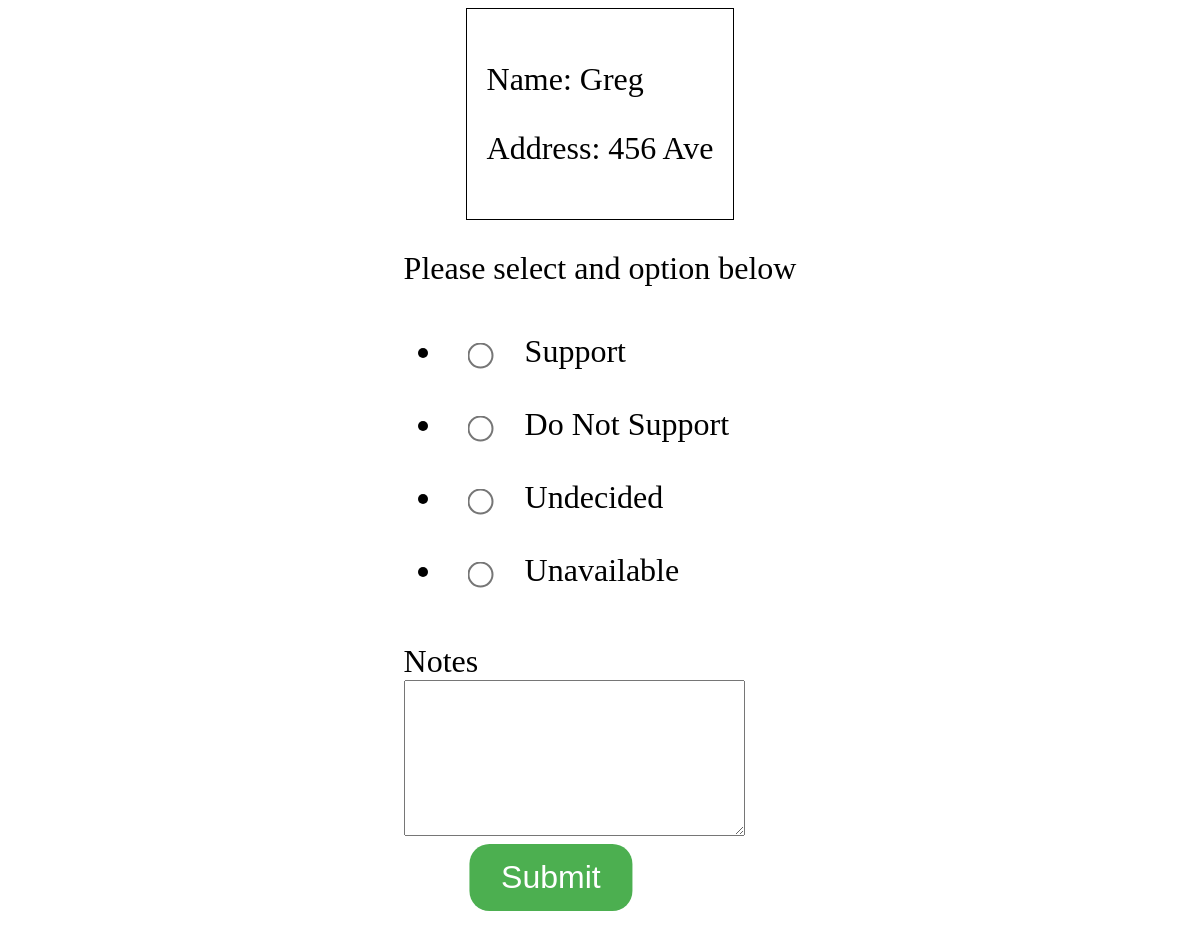
The page /survey/?id=5d295c27-4787-46c5-b48d-5bec9ea3c1f1 on the database as committed earlier.
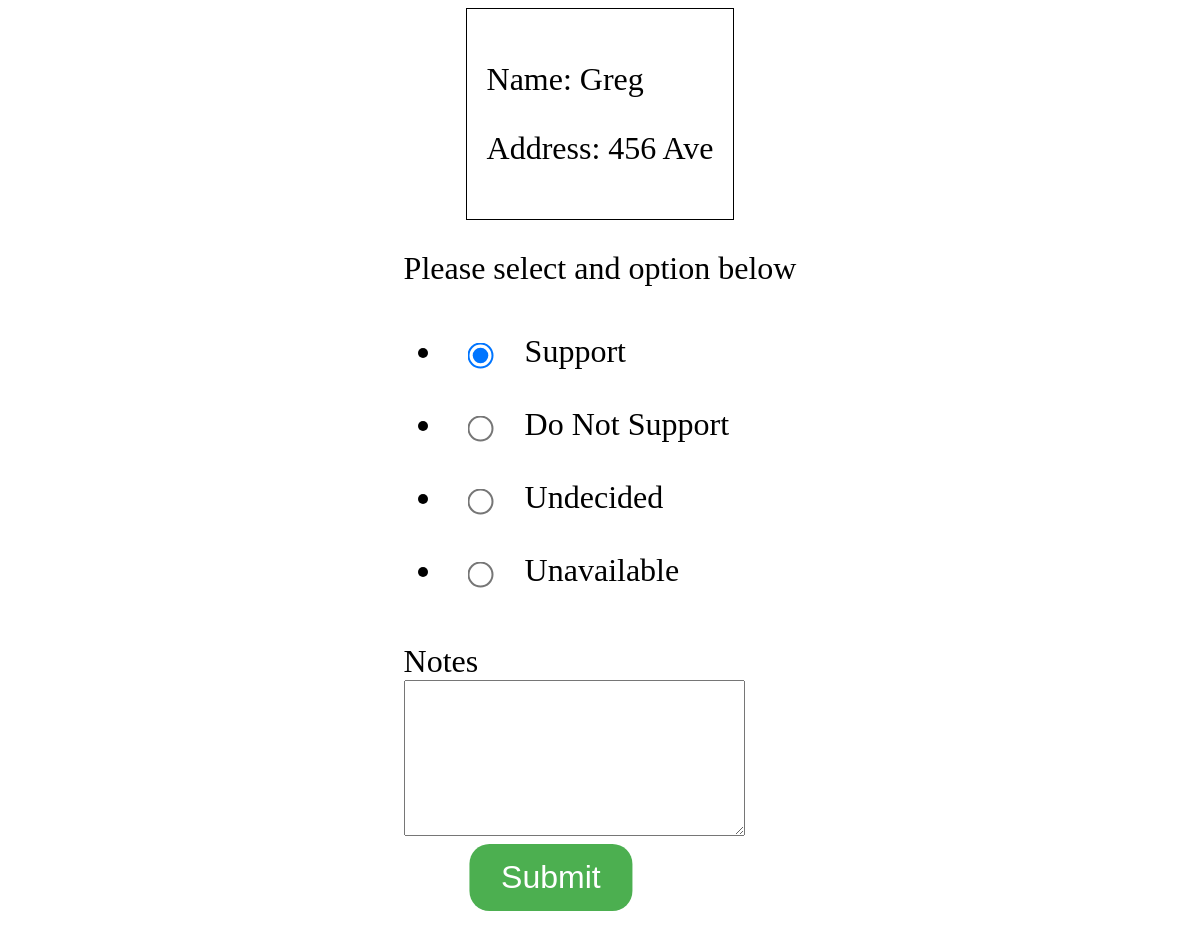
The same page on the database as committed later.
### votehelperapp/models.py (models this page shows)
class Voter(models.Model):
    id = models.UUIDField(primary_key=True, default=uuid.uuid4, editable=False)
    name = models.TextField()
    address = models.TextField()
    decision = models.CharField(max_length=20, blank=True)
    notes = models.TextField(blank=True)

### votehelperapp/views.py (the view, shortened to what this page needs)
# urls.py: path('survey/', views.survey, name='survey'),
def survey(request):
    form = VoterForm(request.POST or None, request.FILES or None)
    voterId = request.GET.get('id')
    if voterId != None:
        voter = Voter.objects.get(id=voterId)
        form = VoterForm(instance=voter)
    a = Voter.objects.filter(decision=1).count
    context = {'form': form, 'id':voterId, 'voter':voter}
    return render(request, "survey.html", context)

### votehelperapp/forms.py
class VoterForm(forms.ModelForm):
    decision = forms.ChoiceField(choices=CHOICES, widget=forms.RadioSelect())
    class Meta:
        model = Voter
        exclude = ['id', 'name', 'address']
        widgets = {
            "title": TextInput(attrs={
                "class": "form-group form",
            }),
        }

### votehelperapp/templates/survey.html (shortened to what this page needs)
<!DOCTYPE html>
<html lang="en">
<head>
    {% load static %}
    <link rel="stylesheet" type="text/css" href="{% static 'surveystyle.css' %}">
</head>
<body>
    <div class="voterinfo">
        <p>Name: {{ voter.name }}</p>
        <p>Address: {{ voter.address }}</p>
    </div>
    <div class="voteoptions">
        <form method="POST" enctype="multipart/form-data">
            <div class="form-group">
                <label>Please select and option below</label>
                {{ form.decision }}
            </div>
            <div>
                <label>Notes<br></label>
                {{ form.notes }}
            </div>
            <div style="margin-left:auto;margin-right:auto;">
                <button id="submitbutton" type="submit" >Submit</button>
            </div>
        </form>
    </div>
</body>
</html>

Rows that differ between the two databases and show on the page:
changed Voter "Greg": decision "☐ Support ☐ Do Not Support ☐ Undecided ☐ Unavailable" → "☑ Support ☐ Do Not Support ☐ Undecided ☐ Unavailable"
